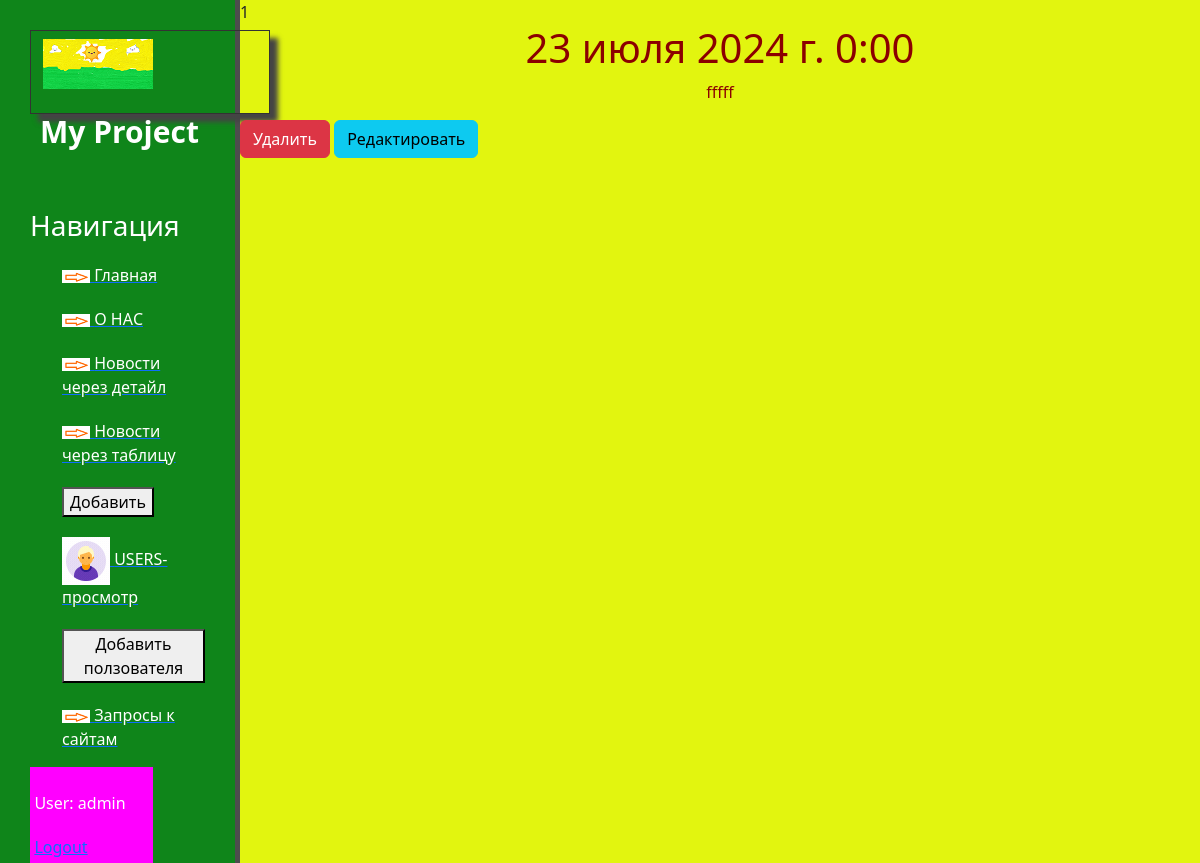
The page /news/1 (signed in) on the database its author committed.
### news/models.py (models this page shows, shortened)
class Articles(models.Model):
    title = models.CharField('Название', max_length=50, default='ТЕКСТ')
    anons = models.CharField('Анонс', max_length=250)
    full_text = models.TextField('Статья')
    date = models.DateTimeField('Дата публикации')
    avtor = models.OneToOneField(Avtor, on_delete = models.CASCADE, null=True, blank=True)
    Status_News_CHOICES=[
        ("TOP","Горячие"),
        ("COOL","Холодные"),
        ("Netral","Нейтральные"),
    ]
    status = models.CharField(max_length=7, choices=Status_News_CHOICES, default="Netral")
    class Meta:
        verbose_name='Новость'
        verbose_name_plural='Новости'

### news/views.py (the view)
# urls.py: path('<int:pk>', views.NewDetailView.as_view(), name='news-detail'),
class NewDetailView(PermissionRequiredMixin, DetailView):
 permission_required = 'news.change_articles'
 model=Articles
 template_name = 'news/detail_views.html'
 context_object_name = 'new_article'

### news/templates/news/detail_views.html (shortened to what this page needs)
{% extends 'main/layout.html' %}
{% block content %}
      <div class="features_2">
          <h10>{{ new_article.title }}</h10>
          <h1>{{ new_article.date }}</h1>
          <p>{{ new_article.full_text }}</p>
          <a href="{% url 'news-delete' new_article.id %}" class="btn btn-danger">Удалить</a>
          <a href="{% url 'news-update' new_article.id %}" class="btn btn-info">Редактировать</a>
      </div>
{% endblock %}

### main/templates/main/layout.html (shortened to what this page needs)
{% load static %}
<html xmlns="http://www.w3.org/1999/html">
<head>
    <link rel="stylesheet" href="https://cdn.jsdelivr.net/npm/bootstrap@5.3.2/dist/css/bootstrap.min.css">
    <link rel="stylesheet" href="{% static 'main/css/main.css' %}" >
</head>
<body>
   <aside>
       <div class="logoPict">
           <p><img src="{% static 'main/img/necture.png' %}" alt="лого"></p>
       </div>
       <span class="logo">My Project</span>
       <h3>Навигация</h3>
       <ul>
           <a href="{% url 'home' %}"><li> <img src="{% static 'main/img/V1.png' %}"> Главная </li> </a>
           <a href="{% url 'about' %}"><li> <img src="{% static 'main/img/V1.png' %}"> О НАС</li> </a>
           <a href="{% url 'news_home' %}"><li> <img src="{% static 'main/img/V1.png' %}"> Новости через детайл </li> </a>
           <a href="{% url 'news_home_tables' %}"><li> <img src="{% static 'main/img/V1.png' %}"> Новости через таблицу</li> </a>
           <a href="{% url 'create' %}"><li> <button> Добавить </button> </li> </a>
           <a href="{% url 'usvers_home' %}"><li> <img src="{% static 'main/img/usver_Icon.gif' %}"> USERS-просмотр</li> </a>
           <a href="{% url 'usvers_create' %}"><li> <button> Добавить ползователя </button> </li> </a>
           <a href="{% url 'requests_get' %}"><li> <img src="{% static 'main/img/V1.png' %}"> Запросы к сайтам</li> </a>
       </ul>
       <ul class="sidebar-nav">
            {% if user.is_authenticated %}
                <li>User: {{ user.get_username }}</li>
                <li><a href="{% url 'logout'%}?next={{request.path}}">Logout</a></li>
           {% else %}
                 <li><a href="{% url 'login'%}?next={{request.path}}">Login</a></li>
           {% endif %}
        </ul>
   </aside>
    <main>
  {% block content %}
  {% endblock %}
    </main>
</body>
</html>

### main/static/main/css/main.css (style rules this page uses)
body { background: #e2f50f; }
aside { float:left; background: #0f851a; width: 20%; padding: 2.5%; height: 100%; color: #0f851a; border-right: 5px solid #4d4d4d; }
aside .logoPict { width: 15em; border: 1px solid #333; box-shadow: 8px 8px 5px #444; padding: 8px 12px; }
aside .logo { width: 80px ; font-size: 30px; margin-left: 10px; font-weight: bold; position: relative; Top: -5px; color: #fff; }
aside h3 { margin-top: 50px; font-size: 28px; color: #fff; }
aside ul { list-style: none }
aside ul li { color: #fff; display: block; margin-top: 20px; transition: transform .6s ease; }
main h1 { color: #8B0000; text-align: center; }
main p { color: #8B0000; text-align: center; }
.sidebar-nav { border-collapse: collapse; width: 70%; padding: 2.5%; background: #ff00ff; }

### rows shown on the page
Articles: title "1", date "23 июля 2024 г. 0:00", full_text "fffff"

### other values the page prints
{{ user.get_username }} "admin"
